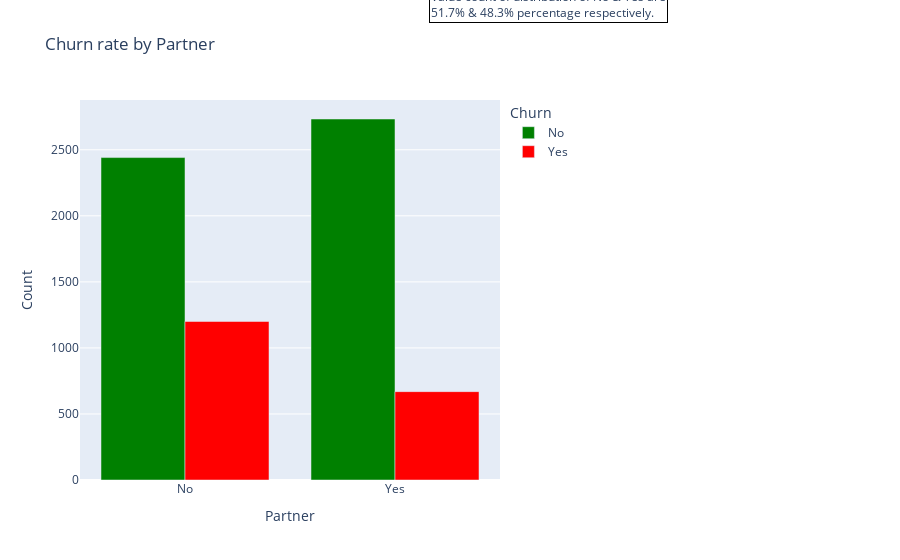

Here is the notebook cell this chart was saved with:
### Markdown cell above
There’s a higher proportion of churn in younger customers (SeniorCitizen = No)

### Code cell
#Partner feature plot
bar('Partner')

### Figure 1 — Plotly figure (JSON) as saved in the notebook; plotly's stock layout.template omitted (floating-point values rounded to 4 significant figures)
{"data": [{"alignmentgroup": "True", "hovertemplate": "Churn=No<br>Partner=%{x}<br>Count=%{y}<extra></extra>", "legendgroup": "No", "marker": {"color": "green", "pattern": {"shape": ""}}, "name": "No", "offsetgroup": "No", "orientation": "v", "showlegend": true, "textposition": "auto", "type": "bar", "x": ["No", "Yes"], "xaxis": "x", "y": [2441, 2733], "yaxis": "y"}, {"alignmentgroup": "True", "hovertemplate": "Churn=Yes<br>Partner=%{x}<br>Count=%{y}<extra></extra>", "legendgroup": "Yes", "marker": {"color": "red", "pattern": {"shape": ""}}, "name": "Yes", "offsetgroup": "Yes", "orientation": "v", "showlegend": true, "textposition": "auto", "type": "bar", "x": ["No", "Yes"], "xaxis": "x", "y": [1200, 669], "yaxis": "y"}], "layout": {"annotations": [{"align": "left", "bordercolor": "black", "borderwidth": 1, "showarrow": false, "text": "Value count of distribution of No & Yes are<br>51.7% & 48.3% percentage respectively.", "x": 1.4, "xref": "paper", "y": 1.3, "yref": "paper"}], "barmode": "group", "legend": {"title": {"text": "Churn"}, "tracegroupgap": 0}, "margin": {"r": 400}, "title": {"text": "Churn rate by Partner"}, "xaxis": {"anchor": "y", "domain": [0, 1], "title": {"text": "Partner"}}, "yaxis": {"anchor": "x", "domain": [0, 1], "title": {"text": "Count"}}}}
